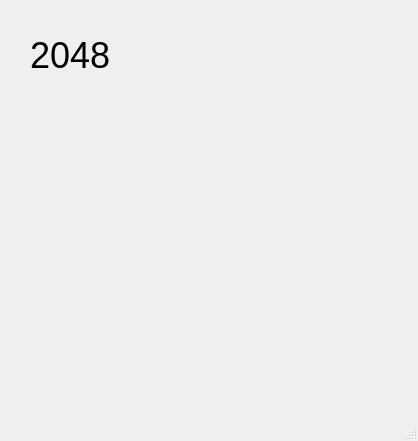
<?xml version="1.0" encoding="UTF-8"?>
<ui version="4.0">
 <class>MainWindow</class>
 <widget class="QMainWindow" name="MainWindow">
  <property name="geometry">
   <rect>
    <x>0</x>
    <y>0</y>
    <width>418</width>
    <height>441</height>
   </rect>
  </property>
  <property name="windowTitle">
   <string>2048</string>
  </property>
  <widget class="QWidget" name="centralWidget">
   <widget class="QLabel" name="label">
    <property name="geometry">
     <rect>
      <x>30</x>
      <y>30</y>
      <width>81</width>
      <height>51</height>
     </rect>
    </property>
    <property name="font">
     <font>
      <pointsize>27</pointsize>
     </font>
    </property>
    <property name="text">
     <string>2048</string>
    </property>
   </widget>
  </widget>
  <widget class="QStatusBar" name="statusBar"/>
 </widget>
 <layoutdefault spacing="6" margin="11"/>
 <resources/>
 <connections/>
</ui>
